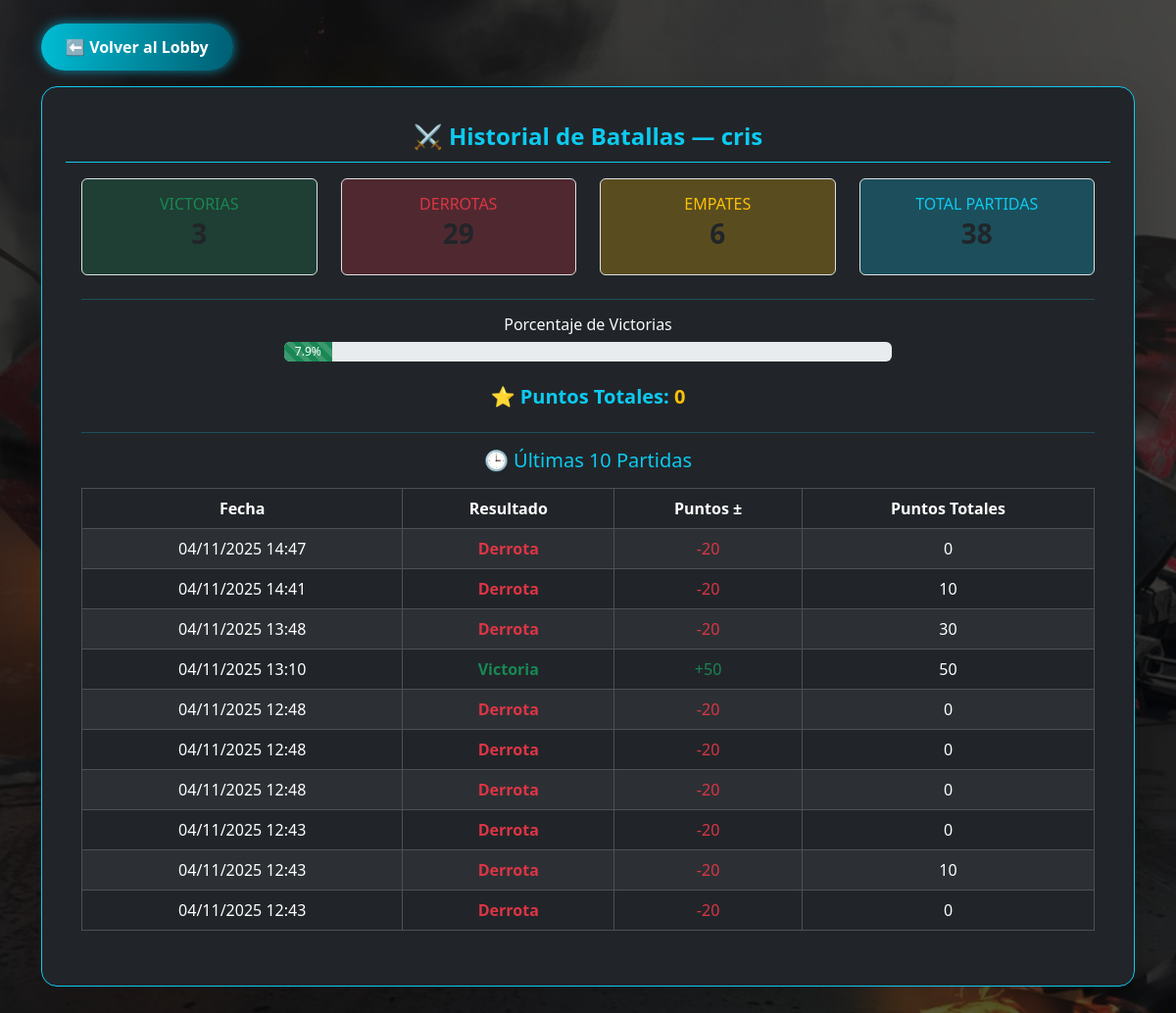
/model/user/partidas.php (signed in), run on the app's committed database.
### tables this page shows
CREATE TABLE `users` (
  `id_user` int(11) NOT NULL,
  `username` varchar(60) DEFAULT NULL,
  `email` varchar(100) DEFAULT NULL,
  `password` varchar(255) DEFAULT NULL,
  `id_rol` int(11) DEFAULT NULL,
  `id_avatar` int(11) DEFAULT NULL,
  `points` int(11) DEFAULT 0,
  `level_id` int(11) DEFAULT NULL,
  `last_login` datetime DEFAULT NULL,
  `id_status` int(11) DEFAULT NULL,
  `id_weapons` int(11) DEFAULT NULL,
  `id_world` int(11) DEFAULT NULL
);

CREATE TABLE `historial_partidas` (
  `id_historial` int(11) NOT NULL,
  `id_user` int(11) NOT NULL,
  `id_game` int(11) NOT NULL,
  `result` enum('victoria','derrota','empate') NOT NULL,
  `puntos_cambiados` int(11) NOT NULL DEFAULT 0,
  `puntos_totales` int(11) NOT NULL DEFAULT 0,
  `kills` int(11) DEFAULT 0,
  `deaths` int(11) DEFAULT 0,
  `fecha_jugada` datetime NOT NULL DEFAULT current_timestamp()
);

### model/user/partidas.php (the view, shortened to what this page needs)
<?php
$conn = new mysqli("localhost", "root", "", "halo_style");
$username = $_SESSION['usuario'] ?? '';
$queryUser = $conn->prepare("SELECT id_user, points FROM users WHERE username = ?");
$queryUser->bind_param("s", $username);
$queryUser->execute();
$userData = $queryUser->get_result()->fetch_assoc();
$userId = $userData['id_user'] ?? 0;
$userPoints = (int)($userData['points'] ?? 0);
$sql = "
    SELECT
        COUNT(*) AS total_partidas,
        SUM(result = 'victoria') AS partidas_ganadas,
        SUM(result = 'derrota') AS partidas_perdidas,
        SUM(result = 'empate') AS partidas_empatadas,
        COALESCE(SUM(puntos_cambiados),0) AS total_puntos_cambiados
    FROM historial_partidas
    WHERE id_user = ?
";
$stmt = $conn->prepare($sql);
$stmt->bind_param("i", $userId);
$stmt->execute();
$datos = $stmt->get_result()->fetch_assoc();
$totalPartidas = (int)($datos['total_partidas'] ?? 0);
$partidasGanadas = (int)($datos['partidas_ganadas'] ?? 0);
$partidasPerdidas = (int)($datos['partidas_perdidas'] ?? 0);
$partidasEmpatadas = (int)($datos['partidas_empatadas'] ?? 0);
$porcentajeVictorias = ($totalPartidas > 0) ? round(($partidasGanadas / $totalPartidas) * 100, 1) : 0;
$queryHistorial = $conn->prepare("
  SELECT result, puntos_cambiados, puntos_totales, fecha_jugada
  FROM historial_partidas
  WHERE id_user = ?
  ORDER BY fecha_jugada DESC
  LIMIT 10
");
$queryHistorial->bind_param("i", $userId);
$queryHistorial->execute();
$historial = $queryHistorial->get_result();
?>
<!DOCTYPE html>
<html lang="es">
<head>
  <link rel="stylesheet" href="../../controller/bootstrap/css/bootstrap.min.css">
</head>
<body>
  <div class="container mt-4">
    <div class="d-flex justify-content-start mb-3">
      <a href="lobby.php" class="back-btn">⬅️ Volver al Lobby</a>
    </div>
    <div class="card bg-dark border-info shadow-lg rounded-4 p-4">
      <div class="card-header text-center text-info fw-bold fs-4 border-info">
        ⚔️ Historial de Batallas — <?= htmlspecialchars($username) ?>
      </div>
      <div class="card-body">
        <div class="row text-center mb-4">
          <div class="col-md-3">
            <div class="p-3 border rounded bg-success bg-opacity-25">
              <h6 class="text-uppercase text-success mb-1">Victorias</h6>
              <h3 class="fw-bold"><?= $partidasGanadas ?></h3>
            </div>
          </div>
          <div class="col-md-3">
            <div class="p-3 border rounded bg-danger bg-opacity-25">
              <h6 class="text-uppercase text-danger mb-1">Derrotas</h6>
              <h3 class="fw-bold"><?= $partidasPerdidas ?></h3>
            </div>
          </div>
          <div class="col-md-3">
            <div class="p-3 border rounded bg-warning bg-opacity-25">
              <h6 class="text-uppercase text-warning mb-1">Empates</h6>
              <h3 class="fw-bold"><?= $partidasEmpatadas ?></h3>
            </div>
          </div>
          <div class="col-md-3">
            <div class="p-3 border rounded bg-info bg-opacity-25">
              <h6 class="text-uppercase text-info mb-1">Total Partidas</h6>
              <h3 class="fw-bold"><?= $totalPartidas ?></h3>
            </div>
          </div>
        </div>
        <hr class="border-info">
        <div class="text-center mb-4">
          <h6 class="text-light">Porcentaje de Victorias</h6>
          <div class="progress mx-auto" style="width: 60%; height: 20px;">
            <div class="progress-bar bg-success progress-bar-striped progress-bar-animated"
              style="width: <?= $porcentajeVictorias ?>%;">
              <?= $porcentajeVictorias ?>%
            </div>
          </div>
          <h5 class="text-info fw-bold mt-4">
            ⭐ Puntos Totales: <span class="text-warning"><?= $userPoints ?></span>
          </h5>
        </div>
        <hr class="border-info">
        <h5 class="text-center text-info mb-3">🕒 Últimas 10 Partidas</h5>
        <div class="table-responsive">
          <table class="table table-dark table-striped table-bordered text-center align-middle">
            <thead class="bg-info text-dark">
              <tr>
                <th>Fecha</th>
                <th>Resultado</th>
                <th>Puntos ±</th>
                <th>Puntos Totales</th>
              </tr>
            </thead>
            <tbody>
              <?php if ($historial->num_rows > 0): ?>
                <?php while ($row = $historial->fetch_assoc()): ?>
                  <tr>
                    <td><?= date("d/m/Y H:i", strtotime($row['fecha_jugada'])) ?></td>
                    <td class="<?=
                                $row['result'] === 'victoria' ? 'text-success' : ($row['result'] === 'derrota' ? 'text-danger' :
                                    'text-warning') ?>">
                      <strong><?= ucfirst($row['result']) ?></strong>
                    </td>
                    <td class="<?= ($row['puntos_cambiados'] >= 0) ? 'text-success' : 'text-danger' ?>">
                      <?= ($row['puntos_cambiados'] >= 0 ? '+' : '') . $row['puntos_cambiados'] ?>
                    </td>
                    <td><?= $row['puntos_totales'] ?></td>
                  </tr>
                <?php endwhile; ?>
              <?php else: ?>
                <tr>
                  <td colspan="4" class="text-muted">Aún no has jugado partidas.</td>
                </tr>
              <?php endif; ?>
            </tbody>
          </table>
        </div>
      </div>
    </div>
  </div>
</body>
</html>

### model/user/partidas.php (style rules this page uses)
body { background: url("../../img/mapas/HISTORIAL_MAPA.jpeg") center/cover fixed; background-color: rgba(0, 0, 0, 0.65); background-blend-mode: multiply; font-family: 'Segoe UI', sans-serif; min-height: 100vh; color: white; padding-bottom: 60px; }
.back-btn { background: linear-gradient(90deg, #00bcd4, #005f73); color: white; padding: 12px 25px; border-radius: 30px; font-weight: bold; text-decoration: none; box-shadow: 0 0 12px rgba(0, 212, 255, 0.6); transition: all 0.3s ease; }

### data on the page
users: points "0"
historial_partidas: fecha_jugada "04/11/2025 14:47", result "Derrota", puntos_cambiados "-20", puntos_totales "0"
historial_partidas: fecha_jugada "04/11/2025 14:41", result "Derrota", puntos_cambiados "-20", puntos_totales "10"
historial_partidas: fecha_jugada "04/11/2025 13:48", result "Derrota", puntos_cambiados "-20", puntos_totales "30"
historial_partidas: fecha_jugada "04/11/2025 13:10", result "Victoria", puntos_cambiados "50", puntos_totales "50"
historial_partidas: fecha_jugada "04/11/2025 12:48", result "Derrota", puntos_cambiados "-20", puntos_totales "0"
historial_partidas: fecha_jugada "04/11/2025 12:48", result "Derrota", puntos_cambiados "-20", puntos_totales "0"
historial_partidas: fecha_jugada "04/11/2025 12:48", result "Derrota", puntos_cambiados "-20", puntos_totales "0"
historial_partidas: fecha_jugada "04/11/2025 12:43", result "Derrota", puntos_cambiados "-20", puntos_totales "0"
historial_partidas: fecha_jugada "04/11/2025 12:43", result "Derrota", puntos_cambiados "-20", puntos_totales "10"
historial_partidas: fecha_jugada "04/11/2025 12:43", result "Derrota", puntos_cambiados "-20", puntos_totales "0"

### other printed values
$username "cris"
$partidasEmpatadas "6"
$totalPartidas "38"
$porcentajeVictorias "7.9"
